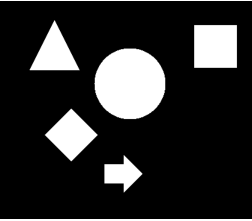
#> input picture assets/shapes.png, 252 x 221 px
$ python lab3_part2_attempt2.py
#> lines starting #> are read from the running program, lines starting #| are printed output that depends on the picture; after the words box and inside, x2 and y2 are one past the last pixel; in counts of white or black regions, pixels touching at a corner belong together; long printed decimals are rounded
import cv2 as cv
import numpy as np
from skimage import measure
import math

img = np.array([[0, 0, 1, 0, 0, 1, 1, 1],
		[0, 1, 1, 1, 1, 1, 1, 1],
		[1, 1, 1, 1, 1, 1, 1, 1],
		[1, 1, 1, 1, 1, 1, 1, 1],
		[1, 1, 1, 1, 0, 0, 1, 1],
                [1, 1, 1, 0, 0, 0, 0, 0],
		[1, 1, 1, 0, 0, 1, 1, 1],
		[1, 1, 1, 0, 0, 1, 1, 1]])

labels = measure.label(img, neighbors=8, background=0)
print(labels)

img = np.array([[1, 1, 0, 1, 1, 1, 0, 1],
		[1, 1, 0, 1, 0, 1, 0, 1],
		[1, 1, 1, 1, 0, 0, 0, 1],
		[0, 0, 0, 0, 0, 0, 0, 1],
		[1, 1, 1, 1, 0, 1, 0, 1],
                [0, 0, 0, 1, 0, 1, 0, 1],
		[1, 1, 0, 1, 0, 0, 0, 1],
		[1, 1, 0, 1, 0, 1, 1, 1]])

labels = measure.label(img, neighbors=8, background=0)
print(labels)

img = cv.imread("../assets/shapes.png", cv.IMREAD_GRAYSCALE)
#> img is the input picture: shape (221, 252); min 0, max 255, mean 45.5
otsu_thresh, bin_img = cv.threshold(img, 0, 255, cv.THRESH_OTSU)
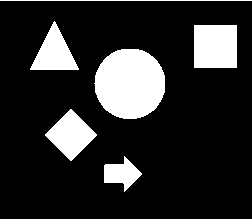
#> bin_img: shape (221, 252); 17.8% white; 7 white regions, largest, box (x1, y1, x2, y2) and area: (94, 49, 165, 119) 3949, (194, 25, 237, 68) 1849, (45, 109, 97, 161) 1404
#> otsu_thresh = 126

num_labels, labels, stats, centroids = cv.connectedComponentsWithStats(bin_img , 4 , cv.CV_32S)
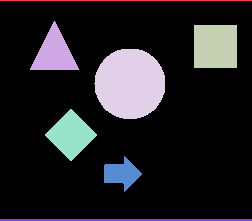
#> labels: shape (221, 252) int32; 8 distinct labels, from 0 to 7; one colour per label, 0 black
#> num_labels = 8; stats = [[0, 1, 252, 218, 45763], [0, 0, 252, 1, 252], [30, 21, 49, 49, 1249], [194, 25, 43, 43, 1849], [94, 49, 71, 70, 3949], [45, 109, 52, 52, 1404], [104, 156, 38, 36, 722], [0, 219, 252, 2, 504]]; centroids = [[125.2, 114.1], [125.5, 0], [54, 52.85], [215, 46], [129.5, 83.33], [70.5, 134.5], [121.2, 173.3], [125.5, 219.5]]
label_colors = np.uint8(179*labels/np.max(labels))
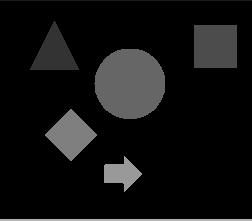
#> label_colors: shape (221, 252); min 0, max 179, mean 17.8
blank_ch = 255*np.ones_like(label_colors)

labeled_img = cv.merge([label_colors, blank_ch, blank_ch])
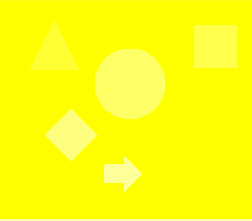
#> labeled_img: shape (221, 252, 3); mean of channels 0, 1, 2 17.8, 255, 255; drawn as B, G, R
labeled_img = cv.cvtColor(labeled_img, cv.COLOR_HSV2BGR)
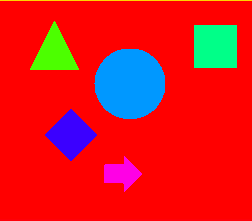
#> labeled_img: shape (221, 252, 3); mean B, G, R 32.1, 25.9, 219.5
labeled_img[label_colors==0] = 0
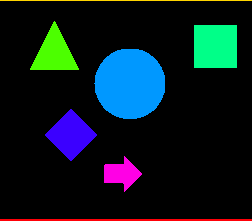
#> labeled_img: shape (221, 252, 3); mean B, G, R 32.1, 25.9, 10

area = np.zeros([num_labels, 1])
#> area = [0, 0, 0, 0, 0, 0, 0, 0]
perimeter = np.zeros([num_labels, 1])
#> perimeter = [0, 0, 0, 0, 0, 0, 0, 0]
circularity = np.zeros([num_labels, 1])

for i in range(1, num_labels):
	area[i] = stats[i, cv.CC_STAT_AREA]
	perimeter[i] = (2 * stats[i, cv.CC_STAT_WIDTH]) + (2 * stats[i, cv.CC_STAT_HEIGHT])
	circularity[i] = (4 * area[i]) / (perimeter[i] ** 2)
	(cX, cY) = centroids[i]
	cv.circle(labeled_img, (int(cX), int(cY)), 4, (0,0,255), -1)
#> this loop made 7 passes
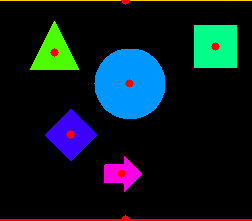
#> labeled_img: shape (221, 252, 3); 0.56% of pixels changed, all inside (x1, y1, x2, y2) = (50, 0, 220, 221)
#> after the loop, area = [0, 252, 1249, 1849, 3949, 1404, 722, 504]; circularity = [0, 0.00394, 0.13, 0.25, 0.199, 0.13, 0.132, 0.00781]; perimeter = [0, 506, 196, 172, 282, 208, 148, 508]

print("Area")
print(area)
#| [[   0.]
#|  [ 252.]
#|  [1249.]
#|  [1849.]
#|  [3949.]
#|  [1404.]
#|  [ 722.]
#|  [ 504.]]
print("Perimeter")
print(perimeter)
#| [[  0.]
#|  [506.]
#|  [196.]
#|  [172.]
#|  [282.]
#|  [208.]
#|  [148.]
#|  [508.]]
print("Circularity")
print(circularity)
#| [[0.        ]
#|  [0.003937]
#|  [0.13]
#|  [0.25      ]
#|  [0.1986]
#|  [0.1298]
#|  [0.1318]
#|  [0.007812]]
cv.imshow("labeled images", labeled_img)

cv.waitKey(0)
cv.destroyAllWindows()
